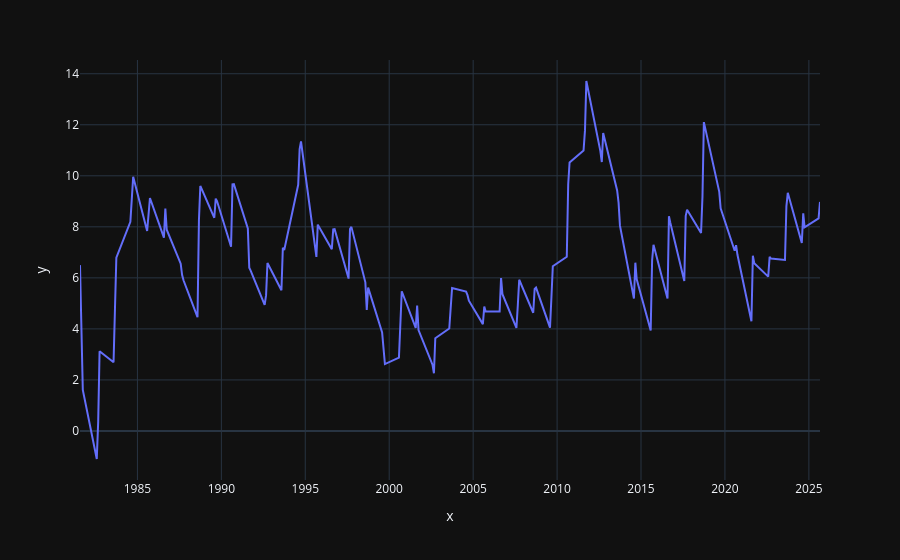

Source (notebook cell):
### Markdown cell above
## Performing Holt Exponential Smoothing

### Code cell
holt_smoothing = Holt(spatial_means).fit()
y_pred = holt_smoothing.predict(start=0, end=(len(spatial_means)-1))
px.line(x=months, y=y_pred)

### Figure 1 — Plotly figure (JSON) as saved in the notebook; plotly's stock layout.template omitted (floating-point values rounded to 4 significant figures; data arrays with more than 128 entries replaced by an {"elided": "..."} marker saying what was removed)
{"data": [{"hovertemplate": "x=%{x}<br>y=%{y}<extra></extra>", "legendgroup": "", "line": {"color": "#636efa", "dash": "solid"}, "marker": {"symbol": "circle"}, "mode": "lines", "name": "", "orientation": "v", "showlegend": false, "type": "scatter", "x": {"elided": "134 str values"}, "xaxis": "x", "y": {"elided": "134 float values"}, "yaxis": "y"}], "layout": {"legend": {"tracegroupgap": 0}, "margin": {"t": 60}, "xaxis": {"anchor": "y", "domain": [0, 1], "title": {"text": "x"}}, "yaxis": {"anchor": "x", "domain": [0, 1], "title": {"text": "y"}}}}
